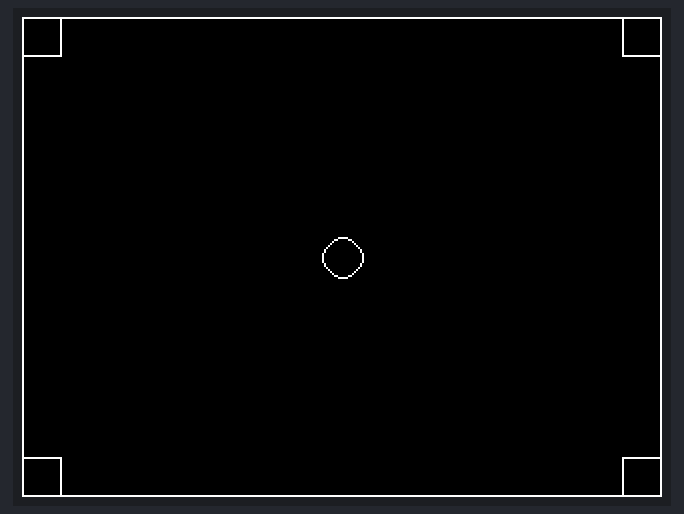
A program run on a simulated Raspberry Pi Pico running CircuitPython. On the bench: 320×240 colour display.

Above: at 0.1 s.

The program:

workspace.py
```python
""" Workspace used for display testing on an ST7789 """
import board
import busio
import displayio
from displayio import Group, FourWire, release_displays
import time

import adafruit_st7789
from adafruit_display_shapes.rect import Rect
from adafruit_display_shapes.circle import Circle


def init_display(width: int = 320, height: int = 240, rotation: int = 0) -> displayio.Display:
    release_displays()
    spi = busio.SPI(board.GP18, board.GP19)
    bus = FourWire(
        spi_bus=spi, command=board.GP16, chip_select=board.GP21, reset=None
    )
    display = adafruit_st7789.ST7789(
        bus=bus,
        backlight_pin=board.GP20,
        rotation=rotation,
        width=width,
        height=height,
    )

    return display


def workspace(width, height, fill, outline):
    border = Rect(
        x=0, y=0, width=width, height=height, fill=fill, outline=outline, stroke=1
    )
    center_circle = Circle(
        x0=width // 2, y0=height // 2, r=10, fill=fill, outline=outline, stroke=1
    )
    nw_square = Rect(
        x=0, y=0, width=20, height=20, fill=fill, outline=outline, stroke=1
    )
    ne_square = Rect(
        x=300, y=0, width=20, height=20, fill=fill, outline=outline, stroke=1
    )
    sw_square = Rect(
        x=0, y=220, width=20, height=20, fill=fill, outline=outline, stroke=1
    )
    se_square = Rect(
        x=300, y=220, width=20, height=20, fill=fill, outline=outline, stroke=1
    )

    g = Group()
    g.append(border)
    g.append(nw_square)
    g.append(ne_square)
    g.append(sw_square)
    g.append(se_square)
    g.append(center_circle)
    return g


if __name__ == "__main__":
    display = init_display(rotation=270)
    display.show(workspace(320, 240, 0x000000, 0xFFFFFF))

    while True:
        time.sleep(5)
```
